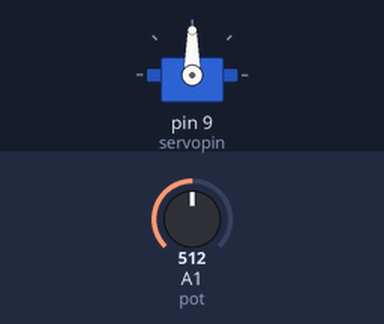
Simulated run of this sketch. Board: Arduino Uno, built with avr-gcc and run on an emulated ATmega328P. Parts: servo. The inputs (shaded band) are chosen by the test bench; at power-on: A1 (pot) = 512.

Above: at 1.2 s.
1.3 s: A1 (pot) set to 716
At 2.3 s:
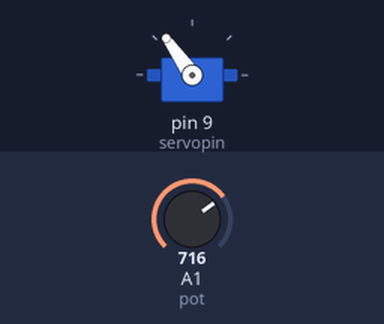
2.8 s: A1 (pot) set to 900
At 3.7 s:
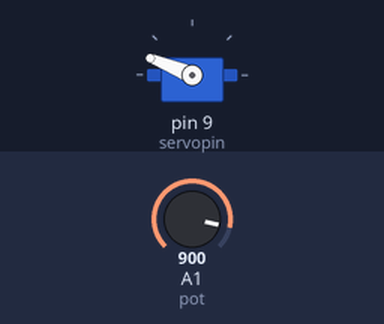
4.3 s: A1 (pot) set to 1023
At 5.1 s:
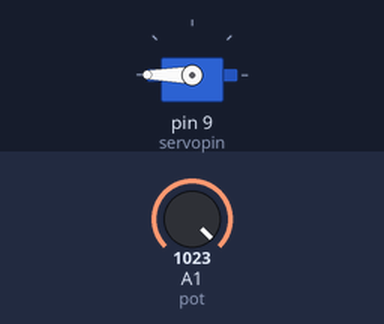
5.8 s: A1 (pot) set to 306
At 6.4 s:
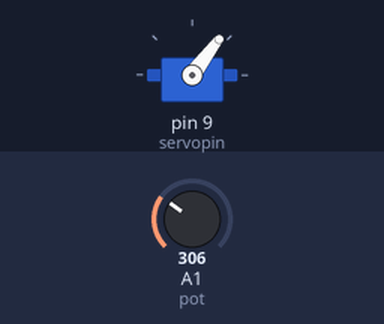
7.3 s: A1 (pot) set to 122
At 7.8 s:
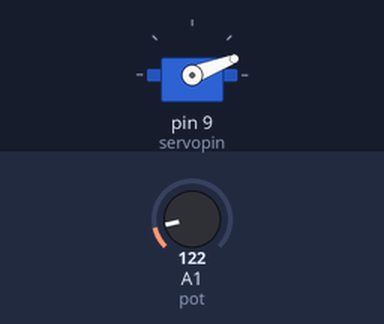
Timing chart, 0 to 9.8 s (numbered marks = the images above; inputs shaded):
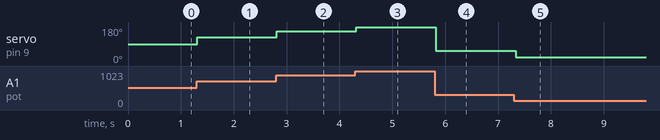

Measured:
- after the input at 1.3 s, servo on pin 9 (servopin): 90° → 125° at once
- after the input at 2.8 s, servo on pin 9 (servopin): 125° → 158° at once
- after the input at 4.3 s, servo on pin 9 (servopin): 158° → 180° at once
- after the input at 5.8 s, servo on pin 9 (servopin): 180° → 53° at once
- after the input at 7.3 s, servo on pin 9 (servopin): 53° → 21° at once

The sketch:

servo_potentiometer.ino
```cpp
/*
**connections**
- connect servo's signal pin to 9
- connect potentiometer's pin to A1
*/

#include <Servo.h>
Servo servo;
int servopin = 9;
int pot = A1;
int potval;

void setup() {
  servo.attach(servopin);
  pinMode(pot, INPUT);
}
void loop() {
 potval = analogRead(pot);
 potval = map(potval, 0, 1023 , 0, 180);
 servo.write(potval);
 delay(50);
}
```
